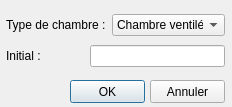
<?xml version="1.0" encoding="UTF-8"?>
<ui version="4.0">
 <class>BDNouveauInitial</class>
 <widget class="QDialog" name="BDNouveauInitial">
  <property name="geometry">
   <rect>
    <x>0</x>
    <y>0</y>
    <width>232</width>
    <height>107</height>
   </rect>
  </property>
  <property name="windowTitle">
   <string>Dialog</string>
  </property>
  <widget class="QPushButton" name="btn_OK">
   <property name="geometry">
    <rect>
     <x>70</x>
     <y>80</y>
     <width>75</width>
     <height>23</height>
    </rect>
   </property>
   <property name="text">
    <string>OK</string>
   </property>
  </widget>
  <widget class="QPushButton" name="btn_Annuler">
   <property name="geometry">
    <rect>
     <x>150</x>
     <y>80</y>
     <width>75</width>
     <height>23</height>
    </rect>
   </property>
   <property name="text">
    <string>Annuler</string>
   </property>
  </widget>
  <widget class="QWidget" name="">
   <property name="geometry">
    <rect>
     <x>6</x>
     <y>11</y>
     <width>219</width>
     <height>61</height>
    </rect>
   </property>
   <layout class="QVBoxLayout" name="verticalLayout">
    <item>
     <layout class="QHBoxLayout" name="horizontalLayout">
      <item>
       <widget class="QLabel" name="label_2">
        <property name="text">
         <string>Type de chambre :</string>
        </property>
       </widget>
      </item>
      <item>
       <widget class="QComboBox" name="comboBoxTypeDeCh">
        <item>
         <property name="text">
          <string>Chambre ventilée</string>
         </property>
        </item>
        <item>
         <property name="text">
          <string>Chambre climatisée</string>
         </property>
        </item>
        <item>
         <property name="text">
          <string>Suite</string>
         </property>
        </item>
       </widget>
      </item>
     </layout>
    </item>
    <item>
     <layout class="QHBoxLayout" name="horizontalLayout_2">
      <property name="spacing">
       <number>49</number>
      </property>
      <property name="bottomMargin">
       <number>0</number>
      </property>
      <item>
       <widget class="QLabel" name="label">
        <property name="text">
         <string>Initial :</string>
        </property>
       </widget>
      </item>
      <item>
       <widget class="QLineEdit" name="lineEditInitial"/>
      </item>
     </layout>
    </item>
   </layout>
  </widget>
 </widget>
 <resources/>
 <connections/>
</ui>
